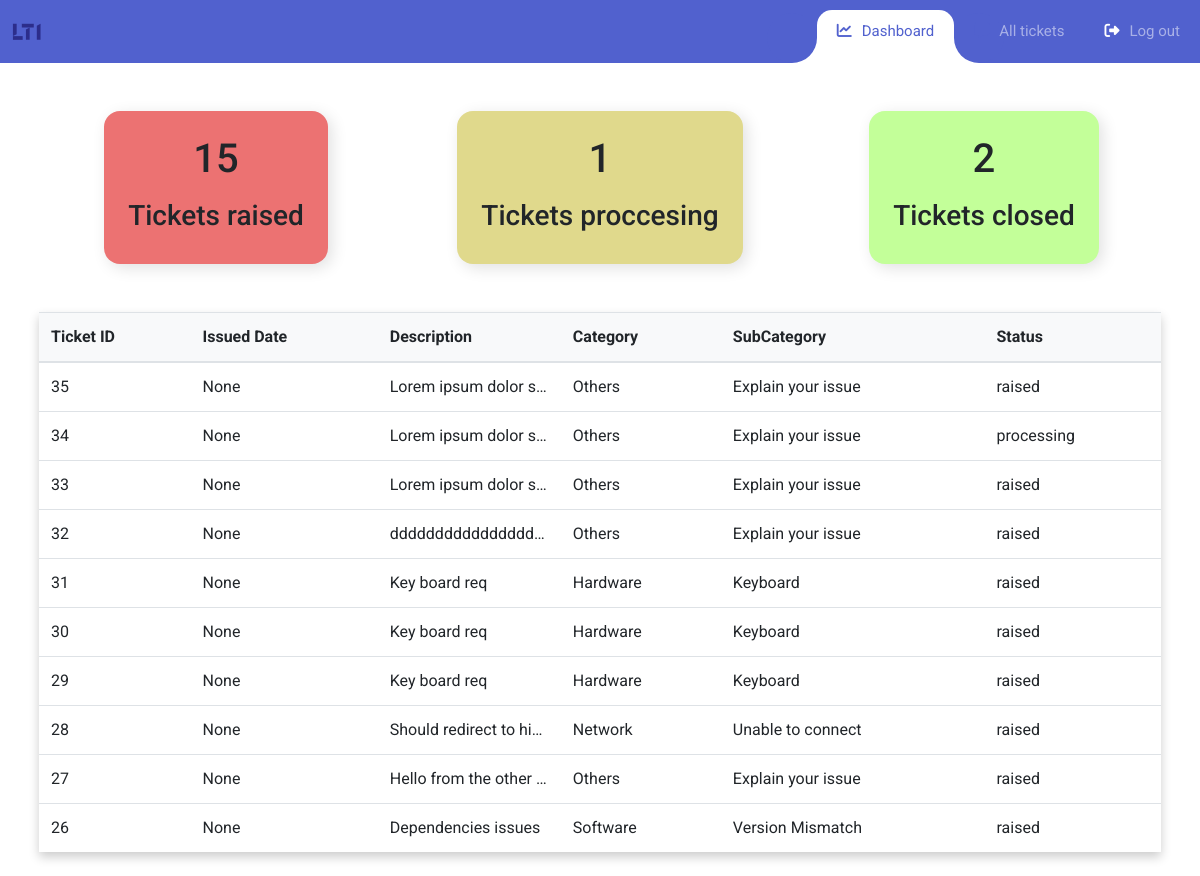
Before: /dashboard with the older database file.
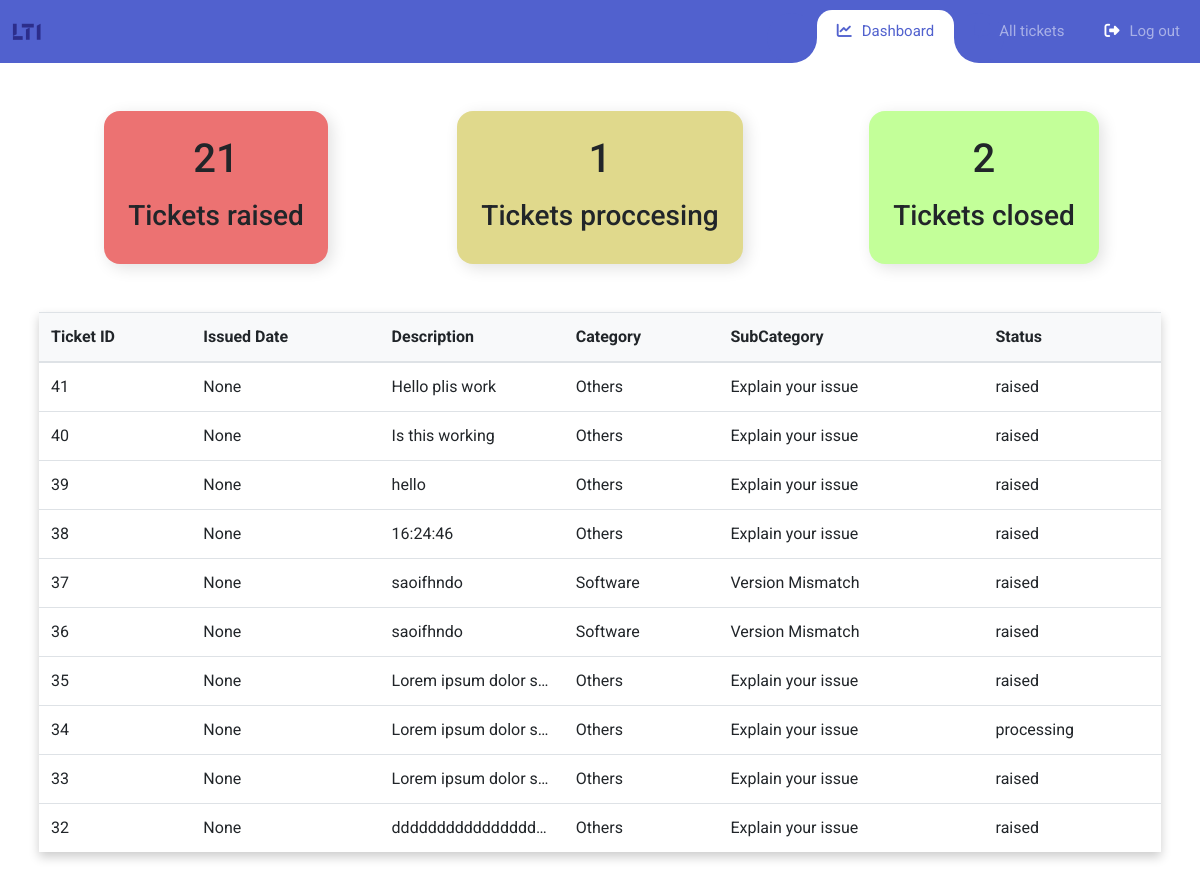
After: the same page with the newer database file.
### Tickets/models.py (models this page shows, shortened)
class Ticket(models.Model):
    ticket_status = [
    ('raised', 'raised'),
    ('processing', 'processing'),
    ('closed', 'closed'),
]
    user_id = models.ForeignKey(Profile,related_name='user',on_delete=models.CASCADE)
    status = models.CharField(max_length=100,choices=ticket_status)
    category = models.CharField(max_length=100) # in case future error arises convert it to char field
    subCategory = models.CharField(max_length=100)
    description = models.TextField()
    issue_date = models.DateTimeField(auto_now_add=True)

### Admin/views.py (the view)
# urls.py: path("dashboard",views.dashboard.as_view(), name="dashboard"),
class dashboard(APIView):
    renderer_classes = [TemplateHTMLRenderer]
    template_name = 'dashboard.html'
    def get(self, request):
        queryset = Ticket.objects.all().values()[::-1][:10]
        status_set = Ticket.objects.all().values('status')
        print(status_set)
        number = {'raised':0,'processing':0,'closed':0}
        for y in status_set:
            if y['status'] == 'raised':
                number['raised'] += 1
            elif y['status'] == 'processing':
                number['processing'] += 1
            elif y['status'] == 'closed':
                number['closed'] += 1
        print(number)
        return render(request,'dashboard.html',{'list': queryset,'value_count':number})

### Admin/templates/dashboard.html (shortened to what the changed rows need)
{% load static %}
<!DOCTYPE html>
<html lang="en">
  <head>
    <link rel="stylesheet" href="{% static 'dashboard/fonts/icomoon/style.css' %}" />
    <link
      rel="stylesheet"
      href="https://cdnjs.cloudflare.com/ajax/libs/font-awesome/6.2.0/css/all.min.css"
    />
    <link rel="stylesheet" href="{% static 'dashboard/css/bootstrap.min.css' %}" />
    <link rel="stylesheet" href="{% static 'dashboard/css/dashboard_style.css' %}" />
  </head>
  <body>
    <div class="container">
        <div class="row">
            <div class="col-md-12 col-lg-4">
                <div class="drop">
                    <div class="drop__container" style="background-color: #EC7272;">
                        <header>
                            <h1>{{value_count.raised}}</h1>
                        </header>
                    </div>
                </div>
            </div>
            <div class="col-md-12 col-lg-4">
                <div class="drop" >
                    <div class="drop__container" style="background-color: #E0D98C;">
                        <header>
                            <h1>{{value_count.processing}}</h1>
                        </header>
                    </div>
                </div>
            </div>
            <div class="col-md-12 col-lg-4">
                <div class="drop">
                    <div class="drop__container" style="background-color: #C3FF99;">
                        <header>
                            <h1>{{value_count.closed}}</h1>
                        </header>
                    </div>
                </div>
            </div>
        </div>
        <div class="row">
            <div class="col-md-12 col-lg-12">
                <div class="container" id="usertable">
                    <div class="shadow-4 rounded-5 overflow-hidden">
                        <table class="table align-middle mb-0 bg-white" >
                            <thead class="bg-light" id="head">
                                <tr>
                                    <th>Ticket ID</th>
                                    <th>Issued Date</th>
                                    <th>Description</th>
                                    <th style="">Category</th>
                                    <th style="">SubCategory</th>
                                    <th>Status</th>
                                </tr>
                              </thead>
                            <tbody>
                                {% for r in list %}
                                  <tr onclick="myFunc(this)">
                                  <td>{{r.id}}</td>
                                  <td>{{r.issue_date}}</td>
                                  <td style=
                                  "max-width:100px ;
                                    white-space: nowrap;
                                    overflow: hidden;
                                    text-overflow: ellipsis">{{r.description}}</td>
                                  <td>{{r.category}}</td>
                                  <td>{{r.subCategory}}</td>
                                  <td>{{r.status}}</td>
                                  </tr>
                                  {% endfor %}
                              </tbody>
                          </table>
                    </div>
                </div>
            </div>
        </div>
    </div>
  </body>
</html>

Changed rows visible on the page:
no longer on this page (row unchanged): Ticket: id "31", issue_date "None", description "Key board req", category "Hardware", subCategory "Keyboard", status "raised"
no longer on this page (row unchanged): Ticket: id "30", issue_date "None", description "Key board req", category "Hardware", subCategory "Keyboard", status "raised"
no longer on this page (row unchanged): Ticket: id "29", issue_date "None", description "Key board req", category "Hardware", subCategory "Keyboard", status "raised"
no longer on this page (row unchanged): Ticket: id "28", issue_date "None", description "Should redirect to hi…", category "Network", subCategory "Unable to connect", status "raised"
no longer on this page (row unchanged): Ticket: id "27", issue_date "None", description "Hello from the other…", category "Others", subCategory "Explain your issue", status "raised"
no longer on this page (row unchanged): Ticket: id "26", issue_date "None", description "Dependencies issues", category "Software", subCategory "Version Mismatch", status "raised"
added Ticket: id "41", issue_date "None", description "Hello plis work", category "Others", subCategory "Explain your issue", status "raised"
added Ticket: id "40", issue_date "None", description "Is this working", category "Others", subCategory "Explain your issue", status "raised"
added Ticket: id "39", issue_date "None", description "hello", category "Others", subCategory "Explain your issue", status "raised"
added Ticket: id "38", issue_date "None", description "16:24:46", category "Others", subCategory "Explain your issue", status "raised"
added Ticket: id "37", issue_date "None", description "saoifhndo", category "Software", subCategory "Version Mismatch", status "raised"
added Ticket: id "36", issue_date "None", description "saoifhndo", category "Software", subCategory "Version Mismatch", status "raised"
Other visible differences:
{{ value_count.raised }}: "15" → "21"
